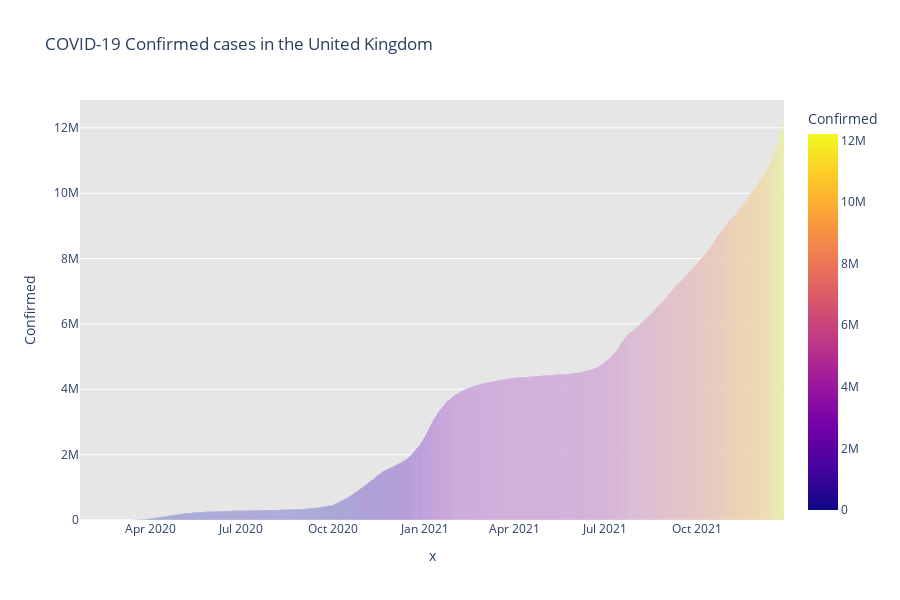

The notebook cell saved with this chart:
### Code cell
fig = px.bar(ts_UK, x=ts_UK.index.date, y="Confirmed", color="Confirmed", orientation="v", height=600,
             title="COVID-19 Confirmed cases in the United Kingdom", 
             color_discrete_sequence=px.colors.cyclical.IceFire)
fig.update_layout(plot_bgcolor='rgb(230,230,230)')
fig.show()

### Figure 1 — Plotly figure (JSON) as saved in the notebook; plotly's stock layout.template omitted (floating-point values rounded to 4 significant figures; data arrays with more than 128 entries replaced by an {"elided": "..."} marker saying what was removed)
{"data": [{"alignmentgroup": "True", "hovertemplate": "x=%{x}<br>Confirmed=%{marker.color}<extra></extra>", "legendgroup": "", "marker": {"color": {"elided": "706 int values"}, "coloraxis": "coloraxis", "pattern": {"shape": ""}}, "name": "", "offsetgroup": "", "orientation": "v", "showlegend": false, "textposition": "auto", "type": "bar", "x": {"elided": "706 str values"}, "xaxis": "x", "y": {"elided": "706 int values"}, "yaxis": "y"}], "layout": {"barmode": "relative", "coloraxis": {"colorbar": {"title": {"text": "Confirmed"}}, "colorscale": [[0, "#0d0887"], [0.1111, "#46039f"], [0.2222, "#7201a8"], [0.3333, "#9c179e"], [0.4444, "#bd3786"], [0.5556, "#d8576b"], [0.6667, "#ed7953"], [0.7778, "#fb9f3a"], [0.8889, "#fdca26"], [1, "#f0f921"]]}, "height": 600, "legend": {"tracegroupgap": 0}, "plot_bgcolor": "rgb(230,230,230)", "title": {"text": "COVID-19 Confirmed cases in the United Kingdom"}, "xaxis": {"anchor": "y", "domain": [0, 1], "title": {"text": "x"}}, "yaxis": {"anchor": "x", "domain": [0, 1], "title": {"text": "Confirmed"}}}}
